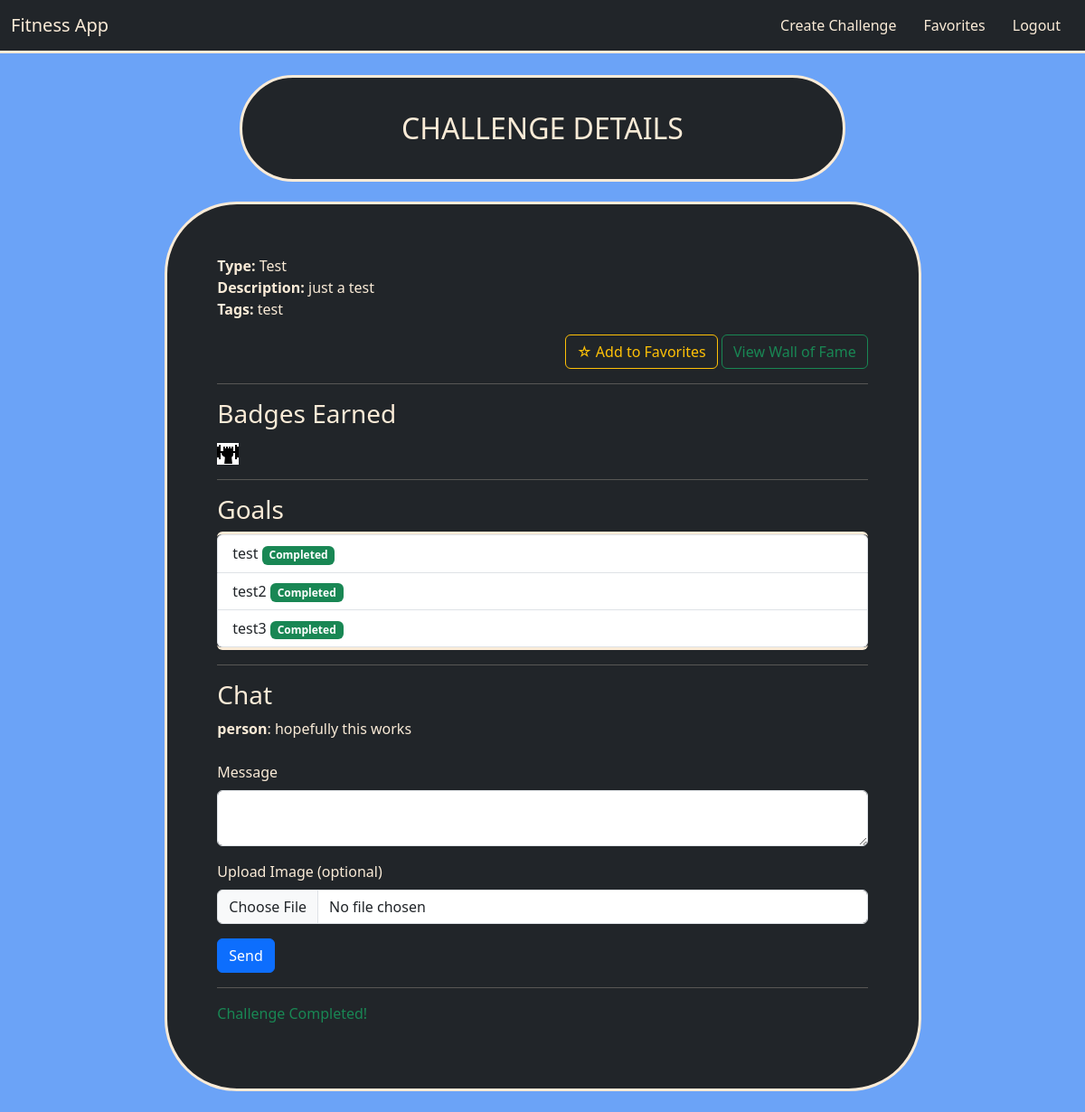
Page /3 (signed in) on the committed database.
### models.py (models this page shows)
class Challenge(db.Model):
    id = db.Column(db.Integer, primary_key=True)
    user_id = db.Column(db.Integer, db.ForeignKey('user.id'), nullable=True)
    challenge_type = db.Column(db.String(80), nullable=False)
    image = db.Column(db.String(200), nullable=True)
    description = db.Column(db.Text, nullable=False)
    tags = db.Column(db.String(200), nullable=True)
    created_at = db.Column(db.DateTime, default=func.now())
    goals = db.relationship('Goal', backref='challenge', lazy=True, cascade="all, delete-orphan")
    badges = db.relationship('ChallengeBadge', backref='challenge', lazy=True, cascade="all, delete-orphan")
    chat_messages = db.relationship('ChatMessage', backref='challenge', lazy=True, cascade="all, delete-orphan")
    statuses = db.relationship('UserChallengeStatus', backref='challenge', lazy=True, cascade="all, delete-orphan")
    completions = db.relationship('CompletedChallenge', backref='challenge', lazy=True, cascade="all, delete-orphan")
    favorites = db.relationship('Favorite', backref='challenge', lazy=True, cascade="all, delete-orphan")

class ChallengeBadge(db.Model):
    id = db.Column(db.Integer, primary_key=True)
    challenge_id = db.Column(db.Integer, db.ForeignKey('challenge.id'), nullable=False)
    badge = db.Column(db.String(80), nullable=False)

class Goal(db.Model):
    id = db.Column(db.Integer, primary_key=True)
    challenge_id = db.Column(db.Integer, db.ForeignKey('challenge.id'), nullable=False)
    goal_text = db.Column(db.Text, nullable=False)

class ChatMessage(db.Model):
    id = db.Column(db.Integer, primary_key=True)
    challenge_id = db.Column(db.Integer, db.ForeignKey('challenge.id'), nullable=False)
    user_id = db.Column(db.Integer, db.ForeignKey('user.id'), nullable=False)
    message = db.Column(db.Text, nullable=True)
    image = db.Column(db.String(200), nullable=True)
    timestamp = db.Column(db.DateTime, default=func.now())

class User(db.Model):
    id = db.Column(db.Integer, primary_key=True)
    username = db.Column(db.String(80), unique=True, nullable=False)
    email = db.Column(db.String(120), nullable=False)
    password = db.Column(db.String(128), nullable=False)
    challenges = db.relationship('Challenge', backref='creator', lazy=True)
    chat_messages = db.relationship('ChatMessage', backref='user', lazy=True)
    statuses = db.relationship('UserChallengeStatus', backref='user', lazy=True)
    completed_challenges = db.relationship('CompletedChallenge', backref='user', lazy=True)
    favorites = db.relationship('Favorite', backref='user', lazy=True)

### routes/challenge_routes.py (the view)
@challenge_bp.route('/<int:challenge_id>', methods=['GET'])
def challenge(challenge_id):
    challenge_obj = Challenge.query.get(challenge_id)
    if not challenge_obj:
        flash('Challenge not found.')
        return redirect(url_for('challenge_bp.index'))
    goals = Goal.query.filter_by(challenge_id=challenge_id).all()
    chat_messages = ChatMessage.query.filter_by(challenge_id=challenge_id).order_by(ChatMessage.timestamp.asc()).all()
    completed_goal_ids = []
    if session.get('user_id'):
        statuses = UserChallengeStatus.query.filter_by(
            user_id=session['user_id'],
            challenge_id=challenge_id,
            is_complete=True
        ).all()
        completed_goal_ids = [status.goal_id for status in statuses]
    is_completed = False
    if session.get('user_id'):
        if CompletedChallenge.query.filter_by(user_id=session['user_id'], challenge_id=challenge_id).first():
            is_completed = True
    chat_form = ChatForm()
    return render_template('challenge.html',
                           challenge=challenge_obj,
                           goals=goals,
                           chat_messages=chat_messages,
                           completed_goal_ids=completed_goal_ids,
                           is_completed=is_completed,
                           chat_form=chat_form)

### forms.py
class ChatForm(FlaskForm):
    message = TextAreaField('Message', validators=[DataRequired()])
    chat_image = FileField('Upload Image (optional)')
    submit = SubmitField('Send')

### templates/challenge.html (shortened to what this page needs)
{% extends "layout.html" %}
{% block content %}
  <div class="container titles">
    <p class="headers">CHALLENGE DETAILS</p>
  </div>
  <div class="card content gap border-3">
    <div>
      <strong>Type:</strong> {{ challenge.challenge_type }}<br>
      <strong>Description:</strong> {{ challenge.description }}<br>
      <strong>Tags:</strong> {{ challenge.tags }}<br>
    </div>
    <div id="btn-div">
      {% if session.get('user_id') %}
        {% set is_favorited = challenge in session.get('favorites', []) %}
        <form method="post" action="{{ url_for('challenge_bp.add_to_favorites', challenge_id=challenge.id) }}" style="display: inline;">
            <button type="submit" class="btn btn-outline-warning mt-3">
                {% if is_favorited %}
                    ★ Unfavorite
                {% else %}
                    ☆ Add to Favorites
                {% endif %}
            </button>
        </form>
        <a href="{{ url_for('challenge_bp.wall_of_fame', challenge_id=challenge.id) }}" class="btn btn-outline-success mt-3">
          View Wall of Fame
        </a>
      {% endif %}
    </div>
    {% if challenge.badges|length > 0 %}
      <hr>
      <h3>Badges Earned</h3>
      <div>
        {% for badge in challenge.badges %}
          <img src="{{ url_for('static', filename='badges/' ~ badge.badge) }}" alt="{{ badge.badge }}" style="max-height:50px; margin-right:10px;">
        {% endfor %}
      </div>
    {% endif %}
    <hr>
    <h3>Goals</h3>
    <ul class="list-group">
      {% for goal in goals %}
        <li class="list-group-item">
          {{ goal.goal_text }}
          {% if goal.id in completed_goal_ids %}
            <span class="badge bg-success">Completed</span>
          {% else %}
            {% if session.get('user_id') %}
              <a href="{{ url_for('challenge_bp.complete_goal', challenge_id=challenge.id, goal_id=goal.id) }}"
                class="btn btn-sm btn-outline-primary float-end">Mark as Complete</a>
            {% endif %}
          {% endif %}
        </li>
      {% endfor %}
    </ul>
    <hr>
    <h3>Chat</h3>
    <div>
      {% for msg in chat_messages %}
        <div class="mb-2">
          <strong>{{ msg.user.username }}</strong>: {{ msg.message }}
        </div>
      {% endfor %}
    </div>
    {% if session.get('user_id') %}
      <form method="post" action="{{ url_for('challenge_bp.chat', challenge_id=challenge.id) }}" enctype="multipart/form-data" class="mt-3">
        <div class="mb-3">
          {{ chat_form.message.label(class="form-label") }}
          {{ chat_form.message(class="form-control") }}
        </div>
        <div class="mb-3">
          {{ chat_form.chat_image.label(class="form-label") }}
          {{ chat_form.chat_image(class="form-control") }}
        </div>
        {{ chat_form.submit(class="btn btn-primary") }}
      </form>
    {% else %}
      <p>Please log in to participate in chat.</p>
    {% endif %}
    <hr>
    {% if session.get('user_id') %}
      {% if not is_completed %}
        <form method="post" action="{{ url_for('challenge_bp.complete_challenge', challenge_id=challenge.id) }}">
          <button type="submit" class="btn btn-success"
              {% if goals|length != completed_goal_ids|length %} disabled {% endif %}>
              Complete Challenge
          </button>
        </form>
        {% if goals|length != completed_goal_ids|length %}
            <p class="text-warning mt-2">Complete all goals to unlock this button.</p>
        {% endif %}
      {% else %}
        <p class="text-success">Challenge Completed!</p>
      {% endif %}
    {% else %}
      <p>Please log in to complete the challenge.</p>
    {% endif %}
  </div>
{% endblock %}

### static/css/main.css (style rules this page uses)
body { background-color:rgb(107, 163, 247); }
.titles { color: antiquewhite; margin: auto; width: 60%; background-color: #212529; border-style: solid; border-color: antiquewhite; border-radius: 5em; }
.titles .headers { padding: 5%; margin: auto; text-align: center; font-size: 2em; }
.content { color: antiquewhite; padding: 5%; margin: 2% auto; width: 75%; background-color: #212529; border-style: solid; border-color: antiquewhite; border-radius: 5em; }
img { background-color: white; margin-top: 1%; }
#btn-div { text-align: end; }

### rows in the picture
Challenge: challenge_type "Test", description "just a test", tags "test"
ChallengeBadge: badge (picture)
Goal: goal_text "test", shows "Completed"
Goal: goal_text "test2", shows "Completed"
Goal: goal_text "test3", shows "Completed"
ChatMessage: user.username "person", message "hopefully this works"

### other values in the picture
{{ chat_form.message.label(class="form-label") }} "Message"
{{ chat_form.chat_image.label(class="form-label") }} "Upload Image (optional)"
